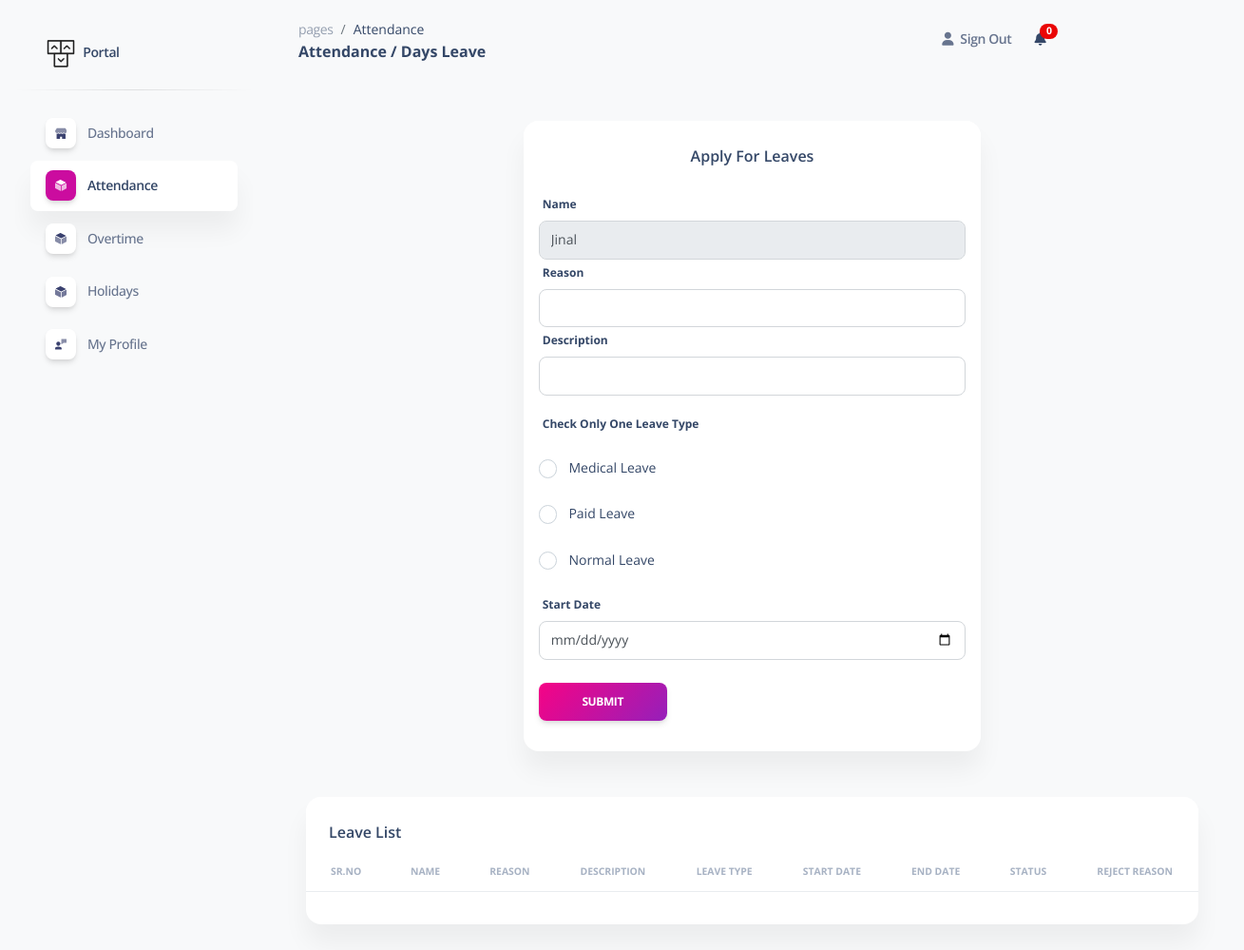
/applyforleaves.php (signed in), run on an earlier commit of the app's database.
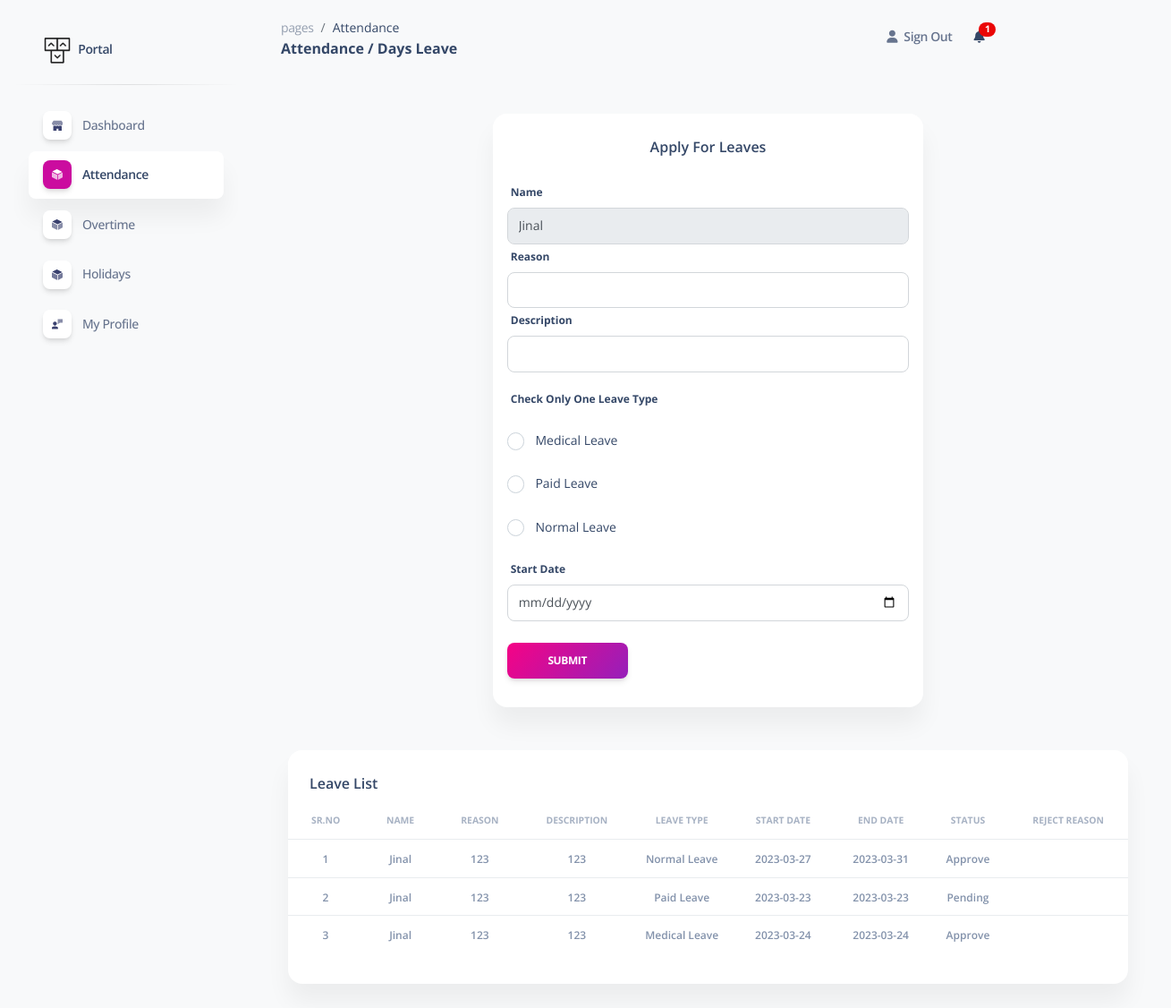
And on a later commit of the database.
### tables this page shows
CREATE TABLE `user` (
  `user_id` int(11) NOT NULL,
  `user_name` varchar(255) NOT NULL,
  `user_email` varchar(50) NOT NULL,
  `user_password` varchar(50) NOT NULL,
  `user_type` int(50) NOT NULL DEFAULT 1 COMMENT '1 = user, 2 = admin',
  `user_image` text NOT NULL,
  `monthly_salary` int(15) DEFAULT NULL,
  `daily_salary` int(15) NOT NULL DEFAULT 0,
  `user_status` varchar(50) NOT NULL DEFAULT '1' COMMENT '1 = active , 0 = deactive',
  `created_date` datetime NOT NULL DEFAULT current_timestamp() COMMENT 'Created time and date'
);

CREATE TABLE `leave_data` (
  `id` int(11) NOT NULL,
  `user_id` int(11) NOT NULL,
  `leave_reason` varchar(255) NOT NULL,
  `leave_description` text NOT NULL,
  `leave_type` varchar(255) DEFAULT NULL,
  `leave_start_date` date NOT NULL,
  `leave_end_date` date DEFAULT NULL,
  `total_days` varchar(255) NOT NULL,
  `leave_status` varchar(255) NOT NULL DEFAULT 'pending',
  `leave_reject_reason` varchar(255) NOT NULL,
  `read_status` int(11) NOT NULL,
  `created_date` datetime NOT NULL DEFAULT current_timestamp()
);

### applyforleaves.php (the view, shortened to what the changed rows need)
<!DOCTYPE html>
<html lang="en">
<head>
  <link href="assets/css/nucleo-icons.css" rel="stylesheet" />
  <link href="assets/css/nucleo-svg.css" rel="stylesheet" />
  <link href="assets/css/nucleo-svg.css" rel="stylesheet" />
  <link id="pagestyle" href="assets/css/soft-ui-dashboard.css?v=1.0.3" rel="stylesheet" />
  <link rel="stylesheet" href="https://cdn.datatables.net/1.13.4/css/jquery.dataTables.css" />
</head>
<body class="g-sidenav-show  bg-gray-100">
  <?php include 'dbcon.php'; ?>
  <main class="main-content position-relative max-height-vh-100 h-100 mt-1 border-radius-lg ">
    <?php include 'navbar.php'; ?>
    <div class="container-fluid py-4">
      <div class="row d-flex justify-content-center align-items-center">
        <div class="col-xl-6 col-md-6 mt-4">
          <div class="card">
            <div class="card-body pt-4 p-3">
              <form method="post" action="">
                <ul class="list-group">
                  <div class="form-group">
                    <?php
                    $userid = $_SESSION['user_id'];
                    $result = mysqli_query($con, "SELECT user_name from user where user_id='$userid'");
                    while ($row = mysqli_fetch_array($result)) {
                      ?>
                      <label>Name</label>
                      <input class="form-control" type="text" name="start" value="<?php echo $row['user_name']; ?>"
                        readonly>
                      <label>Reason</label>
                    <?php } ?>
                    <input class="form-control" type="text" name="reason" required>
                    <label>Description</label>
                    <input class="form-control" type="text" name="description" required>
                    <div class="form-group mt-3">
                      <label class="form-control-label">Check Only One Leave Type</label>
                    </div>
                    <div class="form-check mb-3">
                      <input class="form-check-input" type="radio" id="1" name="radio" value="Medical Leave"
                        onclick="show1();">
                      <label class="form-check-label" for="1">Medical Leave</label>
                    </div>
                    <div class="form-check mb-3">
                      <input class="form-check-input" type="radio" id="2" name="radio" value="Paid Leave"
                        onclick="show2();">
                      <label class="form-check-label" for="2">Paid Leave</label>
                    </div>
                    <div class="form-check ">
                      <input class="form-check-input" type="radio" id="3" name="radio" value="Normal Leave"
                        onclick="show3();">
                      <label class="form-check-label" for="3">Normal Leave</label>
                    </div>
                  </div>
                </ul>
              </form>
            </div>
          </div>
        </div>
      </div>
      <div class="container-fluid py-5">
        <div class="row">
          <div class="col-12">
            <div class="card mb-4">
              <div class="card-body px-0 pt-0 pb-2">
                <div class="table-responsive p-0">
                  <table class="table align-items-center mb-0" id="data">
                    <thead>
                      <tr>
                        <th class="text-center text-uppercase text-secondary text-xxs font-weight-bolder opacity-7">
                          Sr.No</th>
                        <th class="text-center text-uppercase text-secondary text-xxs font-weight-bolder opacity-7">Name
                        </th>
                        <th class="text-center text-uppercase text-secondary text-xxs font-weight-bolder opacity-7">
                          Reason</th>
                        <th class="text-center text-uppercase text-secondary text-xxs font-weight-bolder opacity-7">
                          Description</th>
                        <th class="text-center text-uppercase text-secondary text-xxs font-weight-bolder opacity-7">
                          Leave Type</th>
                        <th class="text-center text-uppercase text-secondary text-xxs font-weight-bolder opacity-7">
                          Start Date</th>
                        <th class="text-center text-uppercase text-secondary text-xxs font-weight-bolder opacity-7">End
                          Date</th>
                        <th class="text-center text-uppercase text-secondary text-xxs font-weight-bolder opacity-7">
                          Status</th>
                        <th class="text-center text-uppercase text-secondary text-xxs font-weight-bolder opacity-7">
                          Reject Reason</th>
                      </tr>
                    </thead>
                    <tbody>
                      <?php
                      $sn = 1;
                      $userid = $_SESSION['user_id'];
                      $result = mysqli_query($con, "SELECT * from leave_data where user_id='$userid'");
                      $result1 = mysqli_query($con, "SELECT user_name from user where user_id='$userid'");
                      $row1 = mysqli_fetch_array($result1);
                      while ($row = mysqli_fetch_array($result)) {
                        ?>
                        <tr>
                          <td class="align-middle text-center">
                            <span class="text-secondary text-xs font-weight-bold ">
                              <?php echo $sn; ?>
                            </span>
                          </td>
                          <td class="align-middle text-center">
                            <span class="text-secondary text-xs font-weight-bold ">
                              <?php echo $row1['user_name']; ?>
                            </span>
                          </td>
                          <td class="align-middle text-center">
                            <span class="text-secondary text-xs font-weight-bold">
                              <?php echo $row['leave_reason']; ?>
                            </span>
                          </td>
                          <td class="align-middle text-center">
                            <span class="text-secondary text-xs font-weight-bold">
                              <?php echo $row['leave_description']; ?>
                            </span>
                          </td>
                          <td class="align-middle text-center">
                            <span class="text-secondary text-xs font-weight-bold">
                              <?php echo $row['leave_type']; ?>
                            </span>
                          </td>
                          <td class="align-middle text-center">
                            <span class="text-secondary text-xs font-weight-bold">
                              <?php echo $row['leave_start_date']; ?>
                            </span>
                          </td>
                          <td class="align-middle text-center">
                            <span class="text-secondary text-xs font-weight-bold">
                              <?php echo $row['leave_end_date']; ?>
                            </span>
                          </td>
                          <td class="align-middle text-center">
                            <span class="text-secondary text-xs font-weight-bold">
                              <?php echo $row['leave_status']; ?>
                            </span>
                          </td>
                          <td class="align-middle text-center">
                          </td>
                        </tr>
                        <?php $sn++;
                      } ?>
                    </tbody>
                </div>
                <br>
              </div>
            </div>
  </main>
</body>
</html>

### navbar.php (shortened to what the changed rows need)
<?php
include 'dbcon.php';
?>
<nav class="navbar navbar-main navbar-expand-lg px-0 mx-4 shadow-none border-radius-xl" id="navbarBlur"
  navbar-scroll="true">
  <div class="container-fluid py-1 px-3">
    <div class="collapse navbar-collapse mt-sm-0 mt-2 me-md-0 me-sm-4" id="navbar">
      <ul class="navbar-nav  justify-content-end">
        <?php
        $user_id = $_SESSION['user_id'];
        $sql2 =
          $result = mysqli_query($con, "SELECT * from leave_data WHERE user_id='$user_id' AND leave_status = 'Pending' AND read_status='0'");
        $count = mysqli_num_rows($result);
        ?>
        <form method="POST" action="">
          <li class="nav-item dropdown ms-md-auto pe-md-3 d-flex align-items-center">
            <a class="nav-link" href="&action=read" type="submit" role="button" data-bs-toggle="dropdown"
              aria-expanded="false" name="submit">
              <i class="fa fa-bell cursor-pointer"></i><span
                class="badge rounded-pill bg-danger text-center d-inline-flex align-items-center justify-content-center"
                style="width:10%; height:2vh; position: relative; top: -10px; left: -6px;">
                <?php echo $count; ?>
              </span>
            </a>
          </li>
        </form>
      </ul>
    </div>
  </div>
</nav>

What changed in the data, as far as the page shows it:
added leave_data: user.user_name "Jinal", leave_reason "123", leave_description "123", leave_type "Normal Leave", leave_start_date "2023-03-27", leave_end_date "2023-03-31", leave_status "Approve"
added leave_data: user.user_name "Jinal", leave_reason "123", leave_description "123", leave_type "Paid Leave", leave_start_date "2023-03-23", leave_end_date "2023-03-23", leave_status "Pending"
added leave_data: user.user_name "Jinal", leave_reason "123", leave_description "123", leave_type "Medical Leave", leave_start_date "2023-03-24", leave_end_date "2023-03-24", leave_status "Approve"
Also different on the page:
$count: "0" → "1"
